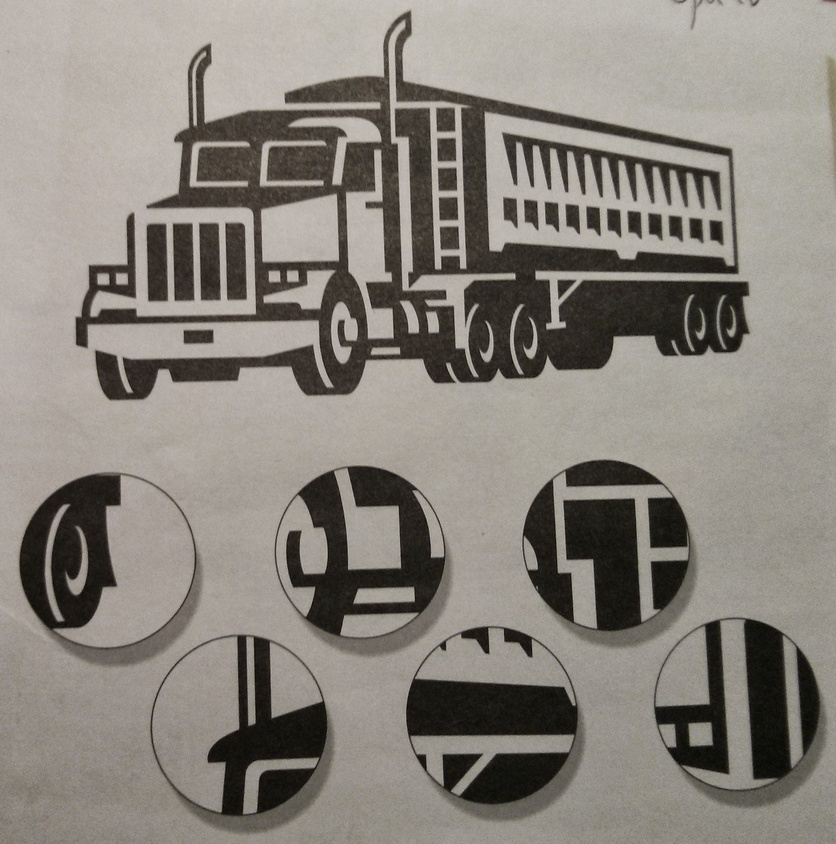
#> input picture python/projects/opencv/images/image1.jpg, 836 x 844 px, shrunk from 2149 x 2170 before the run
$ python threshold-image.py ../images/image1.jpg
#> lines starting #> are read from the running program, lines starting #| are printed output that depends on the picture; after the words box and inside, x2 and y2 are one past the last pixel; in counts of white or black regions, pixels touching at a corner belong together
import cv2
import numpy as np
from matplotlib import pyplot as plt
import sys

im_base = cv2.imread(sys.argv[1], 0)

#------------------------------------------------------------
# Image Global Thresholding
#------------------------------------------------------------
# The input image should be a grayscale image. If the value
# is greater than the threshold value, it is assigned the
# supplied maxValue. Also, the threshold type is specified
# as one of the following:
# * cv2.THRESH_BINARY
# * cv2.THRESH_BINARY_INV
# * cv2.THRESH_TRUNC
# * cv2.THRESH_TOZERO
# * cv2.THRESH_TOZERO_INV
#------------------------------------------------------------
ret, thresh1 = cv2.threshold(im_base, 127, 255, cv2.THRESH_BINARY)
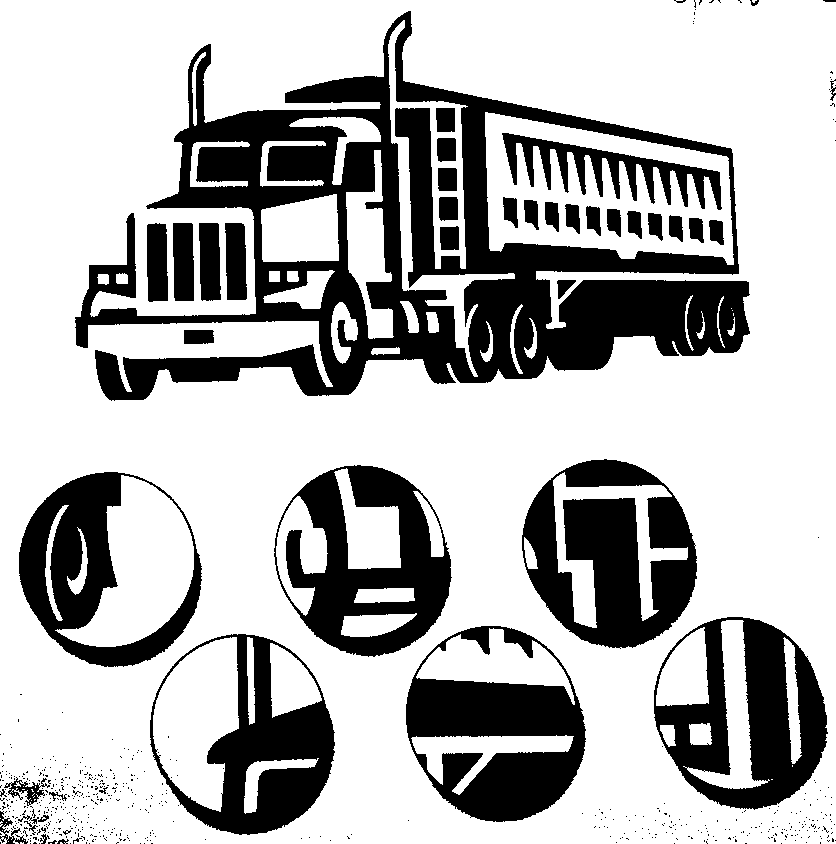
#> thresh1: shape (844, 836); 71.1% white; 601 black regions (557 under 20 px), largest, box (x1, y1, x2, y2) and area: (75, 11, 750, 401) 83715, (522, 459, 697, 649) 19565, (406, 626, 586, 822) 18515
ret, thresh2 = cv2.threshold(im_base, 127, 255, cv2.THRESH_BINARY_INV)
ret, thresh3 = cv2.threshold(im_base, 127, 255, cv2.THRESH_TRUNC)
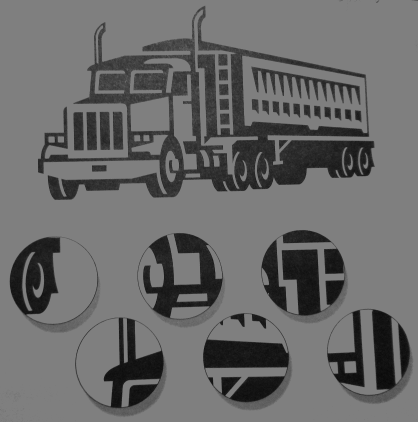
#> thresh3: shape (844, 836) (shown at 1/2 size); min 5, max 127, mean 105.6
ret, thresh4 = cv2.threshold(im_base, 127, 255, cv2.THRESH_TOZERO)
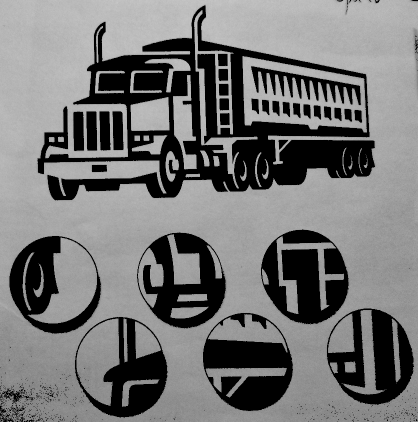
#> thresh4: shape (844, 836) (shown at 1/2 size); min 0, max 203, mean 116.7
ret, thresh5 = cv2.threshold(im_base, 127, 255, cv2.THRESH_TOZERO_INV)
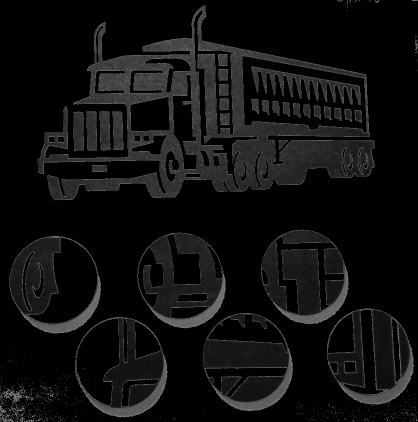
#> thresh5: shape (844, 836) (shown at 1/2 size); min 0, max 127, mean 15.3

titles = ['Original Image','BINARY','BINARY_INV','TRUNC','TOZERO','TOZERO_INV']
images = [im_base, thresh1, thresh2, thresh3, thresh4, thresh5]

for i in xrange(6):
    plt.subplot(2, 3, i + 1)
    plt.imshow(images[i], 'gray')
    plt.title(titles[i])
    plt.xticks([])
    plt.yticks([])
plt.show()

#------------------------------------------------------------
# Image Adaptive Thresholding
#------------------------------------------------------------
# Adaptive thresholding attempts to find threshold values
# that are local to a given block. The algorithms take a
# block size to compute and a constant to subtract. The two
# available methods are:
# * ADAPTIVE_THRESH_GAUSSIAN_C
#   threshold is the weighted sum of neighborhood
#   values where weights are a gaussian window.
# * ADAPTIVE_THRESH_MEAN_C
#   threshold value is the mean of the neighboring area
#------------------------------------------------------------
im_blur = cv2.medianBlur(im_base, 5)
_, th1 = cv2.threshold(im_blur, 127, 255, cv2.THRESH_BINARY)
#> th1: shape (844, 836); 71.4% white; 85 black regions (41 under 20 px), largest, box (x1, y1, x2, y2) and area: (75, 11, 750, 400) 84164, (523, 472, 697, 648) 17430, (406, 673, 586, 822) 17201
th2 = cv2.adaptiveThreshold(im_blur, 255, cv2.ADAPTIVE_THRESH_MEAN_C, cv2.THRESH_BINARY, 11, 2)
#> th2: shape (844, 836); 76.8% white; 4809 black regions (4308 under 20 px), largest, box (x1, y1, x2, y2) and area: (75, 11, 749, 400) 58641, (273, 466, 452, 656) 9609, (523, 460, 697, 648) 9202
th3 = cv2.adaptiveThreshold(im_blur, 255, cv2.ADAPTIVE_THRESH_GAUSSIAN_C, cv2.THRESH_BINARY, 11, 2)
#> th3: shape (844, 836); 83.8% white; 4416 black regions (4339 under 20 px), largest, box (x1, y1, x2, y2) and area: (76, 11, 749, 400) 47229, (654, 617, 820, 780) 6255, (150, 634, 334, 834) 6243

titles = ['Original Image', 'Global Thresholding (v = 127)', 'Adaptive Mean Thresholding', 'Adaptive Gaussian Thresholding']
images = [im_base, th1, th2, th3]

for i in xrange(4):
    plt.subplot(2, 2, i + 1),
    plt.imshow(images[i], 'gray')
    plt.title(titles[i])
    plt.xticks([])
    plt.yticks([])
plt.show()

#------------------------------------------------------------
# Otsu's Method
#------------------------------------------------------------
# This is useful when we have a bimodal image whose histogram
# has two peaks. This will find a value in the middle of the
# two that will be useful in thresholding.
#------------------------------------------------------------
ret1, th1 = cv2.threshold(im_base, 127, 255, cv2.THRESH_BINARY)                  # global thresholding
ret2, th2 = cv2.threshold(im_base, 0, 255, cv2.THRESH_BINARY + cv2.THRESH_OTSU)  # Otsu's thresholding
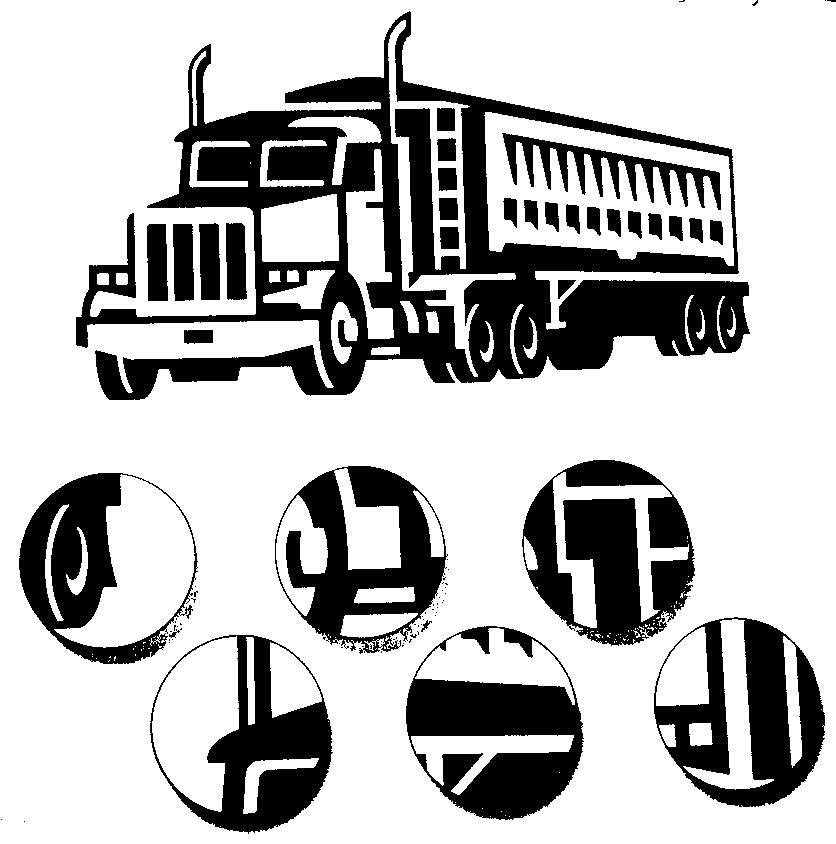
#> th2: shape (844, 836); 73.3% white; 92 black regions (60 under 20 px), largest, box (x1, y1, x2, y2) and area: (76, 11, 750, 400) 80421, (522, 460, 695, 646) 18073, (406, 626, 584, 820) 17378
#> ret2 = 105
im_blur = cv2.GaussianBlur(im_base, (5, 5), 0)                                   # Gaussian filtering (remove noise)
ret3, th3 = cv2.threshold(im_blur, 0, 255, cv2.THRESH_BINARY + cv2.THRESH_OTSU)  # Otsu's thresholding
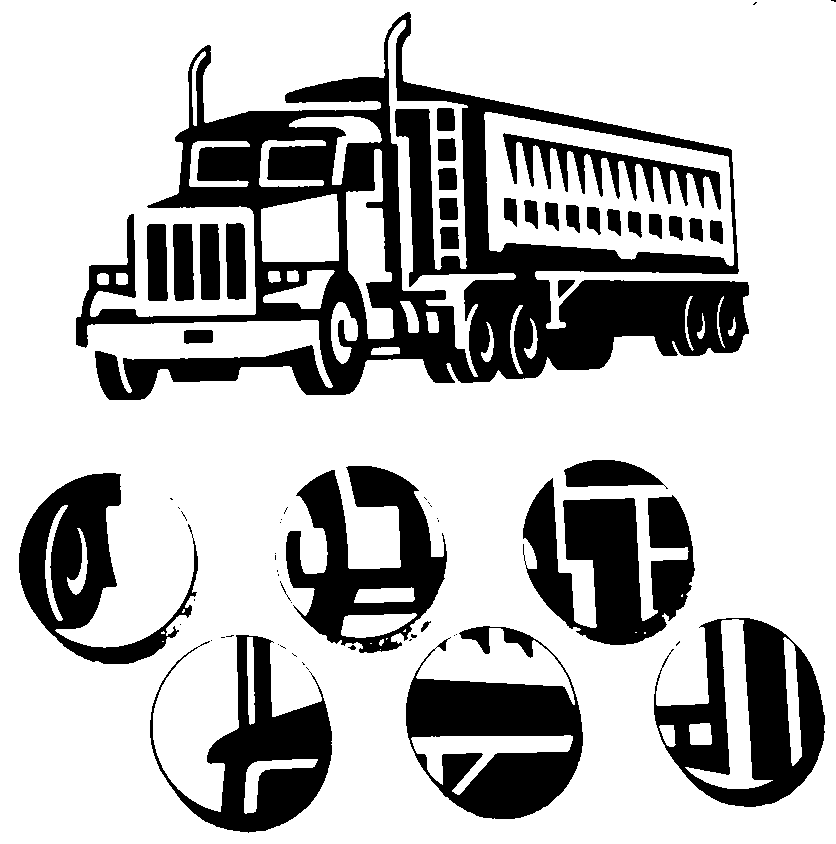
#> th3: shape (844, 836); 73.3% white; 67 black regions (33 under 20 px), largest, box (x1, y1, x2, y2) and area: (76, 12, 749, 400) 79839, (406, 626, 583, 819) 17629, (523, 478, 695, 645) 16506
#> ret3 = 106

images = [im_base, 0, th1, im_base, 0, th2, im_blur, 0, th3]
titles = [
    'Original Noisy Image', 'Histogram','Global Thresholding (v=127)',
    'Original Noisy Image', 'Histogram', "Otsu's Thresholding",
    'Gaussian filtered Image', 'Histogram', "Otsu's Thresholding"
]

for i in xrange(3):
    plt.subplot(3, 3, i * 3 + 1), plt.imshow(images[i * 3], 'gray')
    plt.title(titles[i * 3]), plt.xticks([]), plt.yticks([])

    plt.subplot(3, 3, i * 3 + 2), plt.hist(images[i * 3].ravel(), 256)
    plt.title(titles[i * 3 + 1]), plt.xticks([]), plt.yticks([])

    plt.subplot(3, 3, i * 3 + 3), plt.imshow(images[i * 3 + 2], 'gray')
    plt.title(titles[i * 3 + 2]), plt.xticks([]), plt.yticks([])
plt.show()
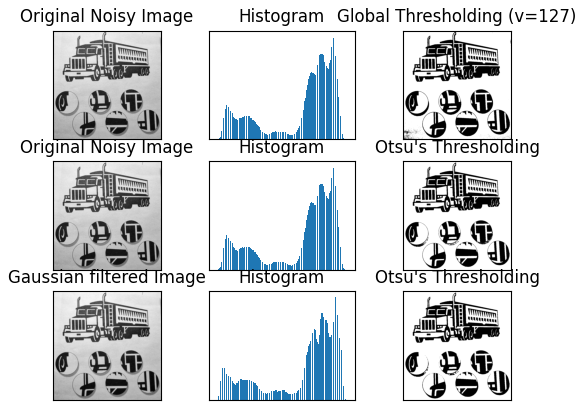
#> figure drawn by matplotlib, 9 panels

$ run again, on python/projects/opencv/images/image3.jpg
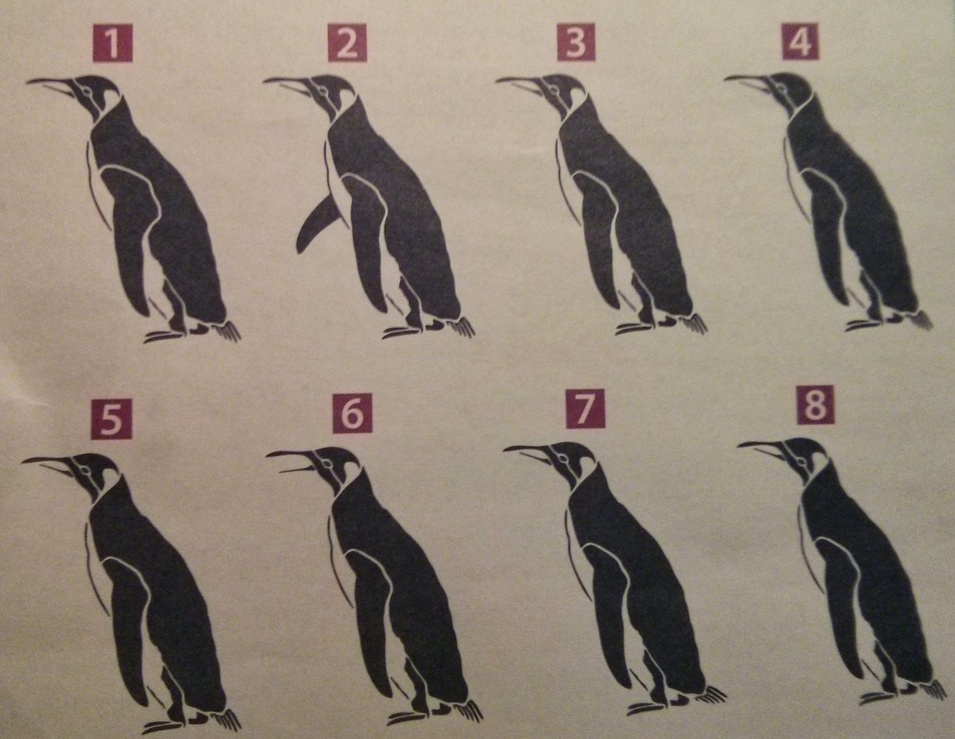
#> input picture python/projects/opencv/images/image3.jpg, 955 x 739 px, shrunk from 2640 x 2041 before the run
#> `ret, thresh1 = cv2.threshold(im_base, 127, 255, cv2.THRESH_BINARY)`:
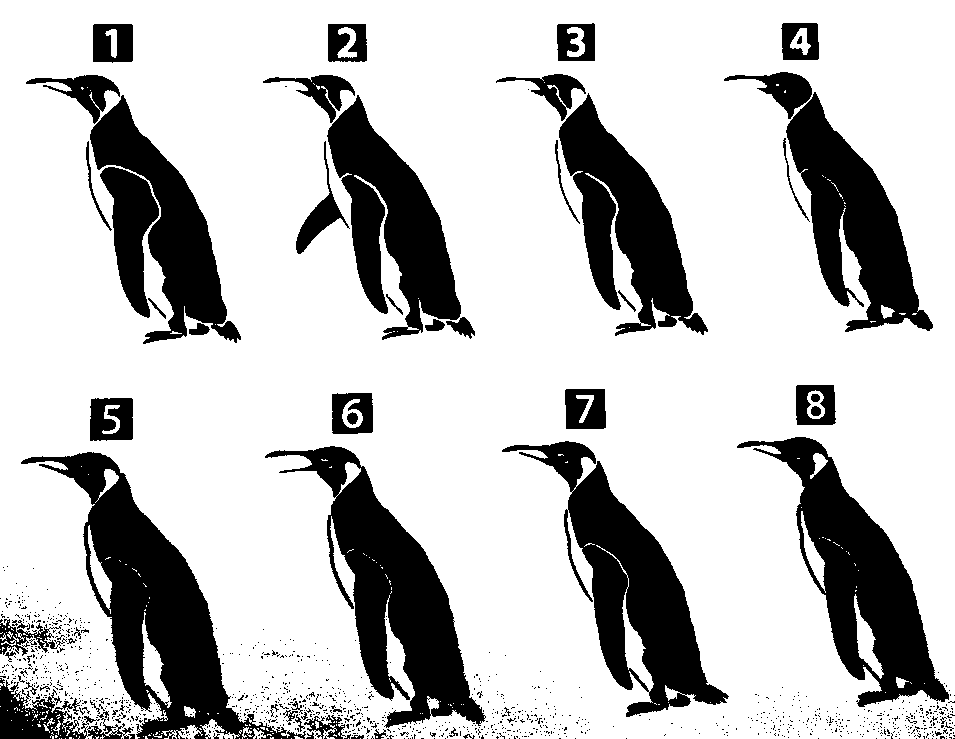
#> thresh1: shape (739, 955); 76% white; 1185 black regions (1125 under 20 px), largest, box (x1, y1, x2, y2) and area: (21, 452, 306, 739) 22584, (265, 446, 486, 728) 20461, (502, 441, 729, 717) 19263
#> th1: shape (739, 955); 76.4% white; 107 black regions (65 under 20 px), largest, box (x1, y1, x2, y2) and area: (22, 452, 296, 739) 22773, (267, 446, 485, 728) 20574, (504, 441, 728, 717) 19440
#> ret2 = 102
#> `ret3, th3 = cv2.threshold(im_blur, 0, 255, cv2.THRESH_BINARY + cv2.THR..`:
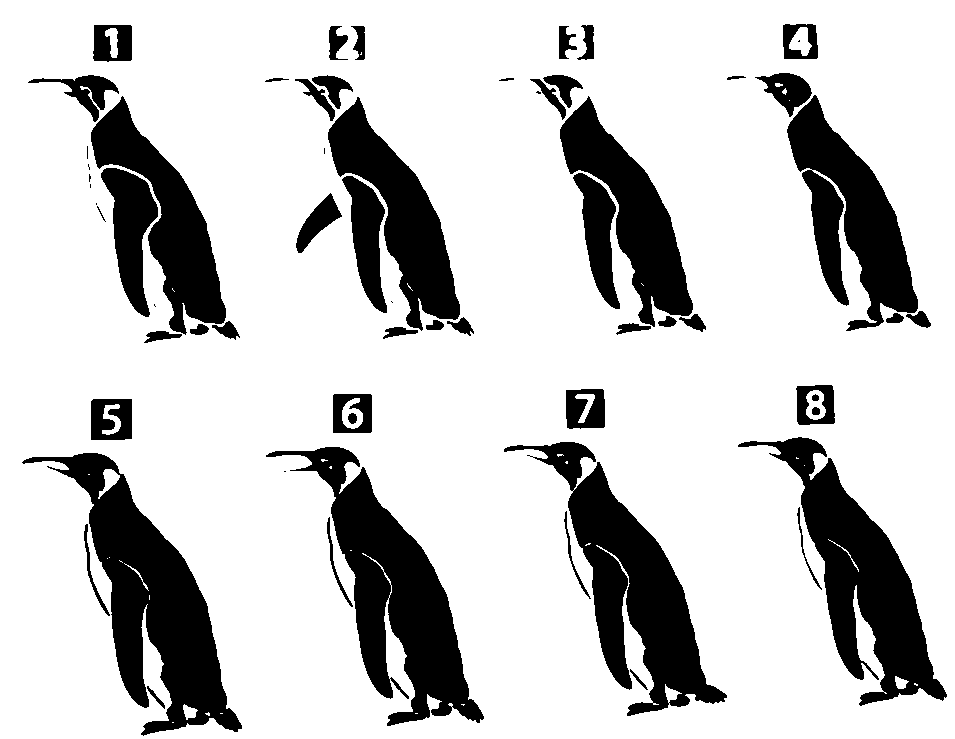
#> th3: shape (739, 955); 78.9% white; 63 black regions (11 under 20 px), largest, box (x1, y1, x2, y2) and area: (22, 453, 242, 736) 20115, (266, 447, 484, 726) 19265, (504, 442, 727, 716) 18200
#> ret3 = 103

$ run again, on python/projects/opencv/images/image4.jpg
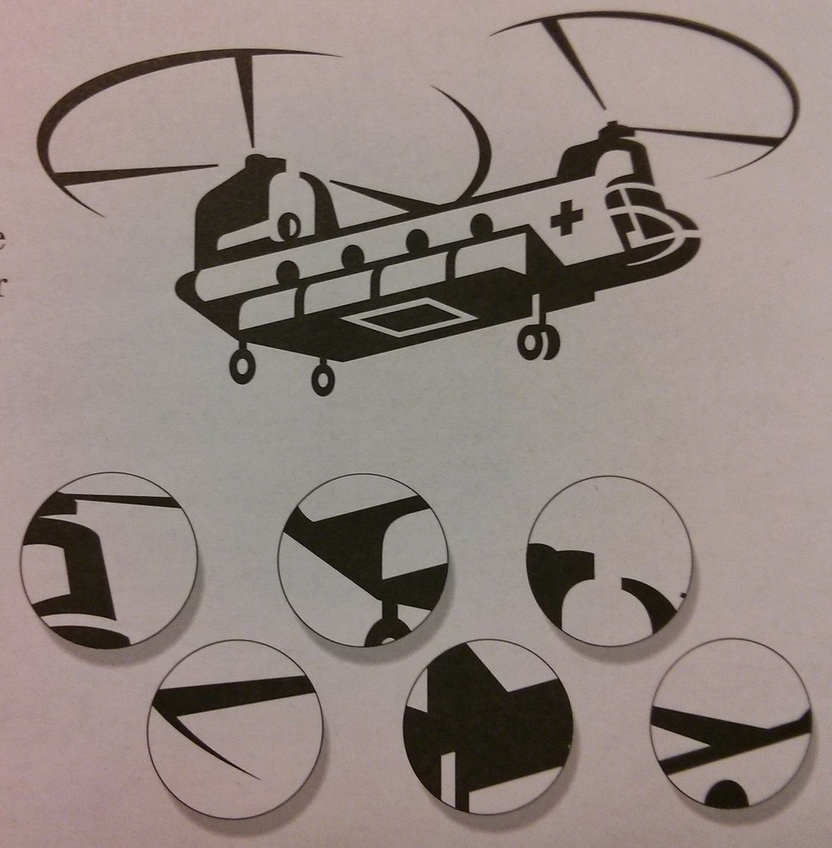
#> input picture python/projects/opencv/images/image4.jpg, 832 x 848 px, shrunk from 1971 x 2007 before the run
#> `ret, thresh1 = cv2.threshold(im_base, 127, 255, cv2.THRESH_BINARY)`:
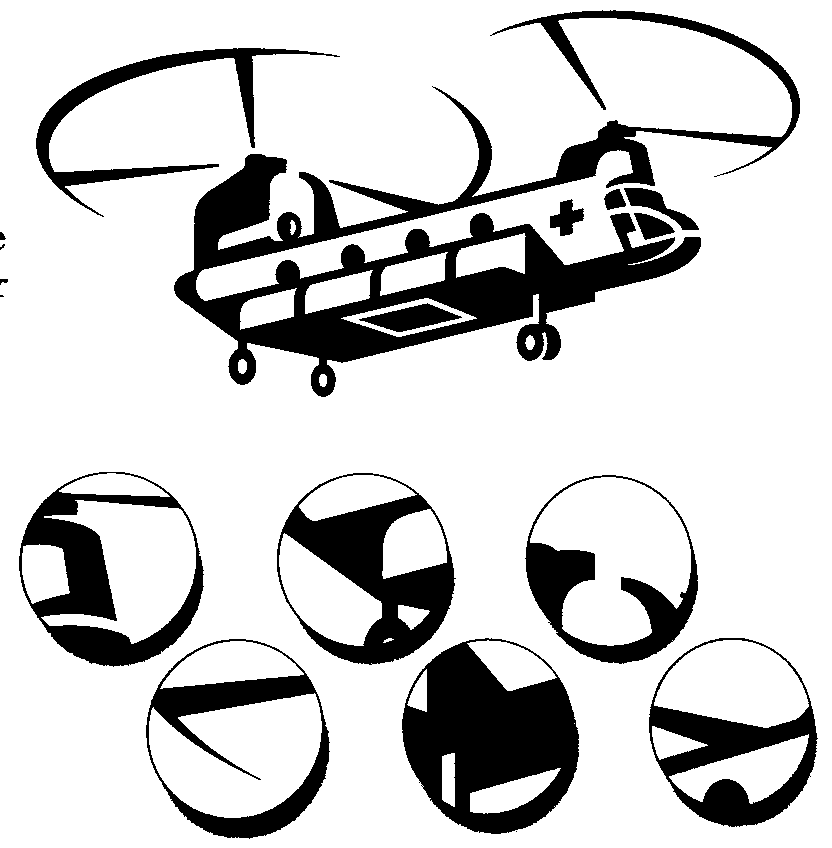
#> thresh1: shape (848, 832); 81% white; 18 black regions (3 under 20 px), largest, box (x1, y1, x2, y2) and area: (174, 10, 800, 397) 49666, (402, 638, 579, 834) 21151, (277, 473, 456, 665) 13261
#> th1: shape (848, 832); 81.3% white; 83 black regions (62 under 20 px), largest, box (x1, y1, x2, y2) and area: (174, 10, 800, 397) 49711, (402, 642, 579, 834) 20944, (280, 484, 455, 664) 12821
#> ret2 = 95
#> `ret3, th3 = cv2.threshold(im_blur, 0, 255, cv2.THRESH_BINARY + cv2.THR..`:
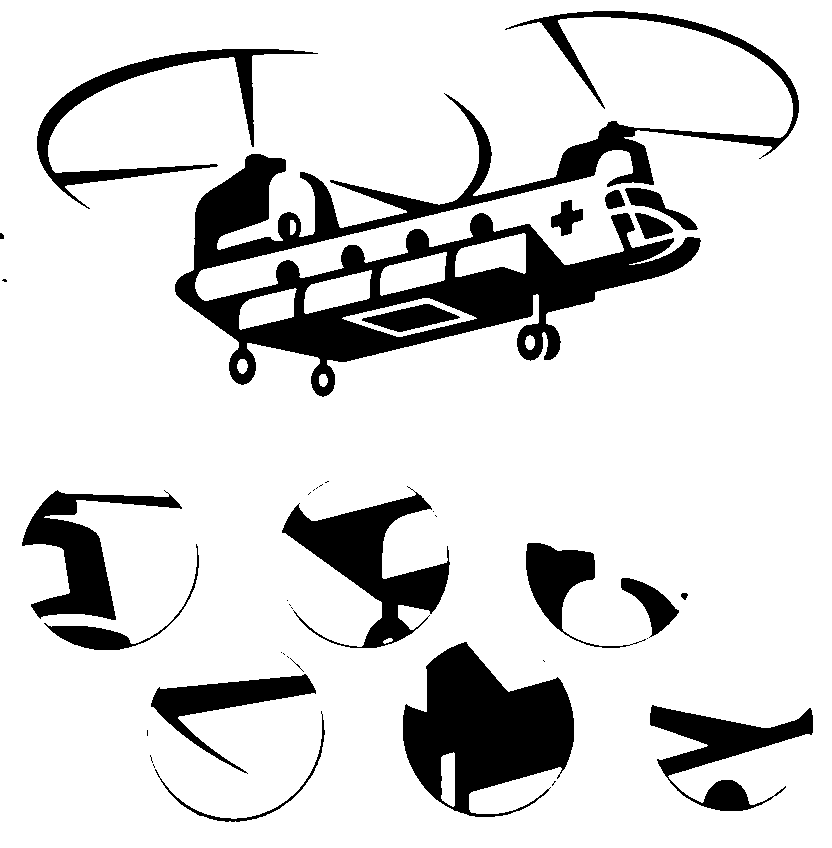
#> th3: shape (848, 832); 84.5% white; 39 black regions (21 under 20 px), largest, box (x1, y1, x2, y2) and area: (175, 11, 799, 397) 46891, (403, 642, 574, 817) 17740, (282, 486, 450, 648) 9864
#> ret3 = 96
